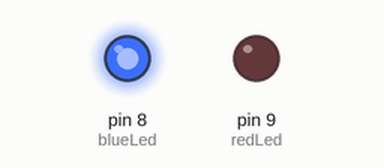
Simulated run of this sketch. Board: Arduino Uno, built with avr-gcc and run on an emulated ATmega328P. On the bench: output pins drawn as LEDs (lit = HIGH).

Above: at 0.02 s.
At 1.92 s:
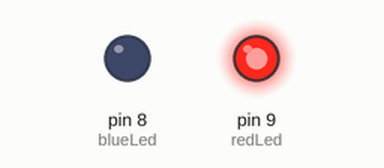
At 4.57 s:
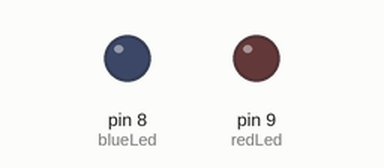
Timing chart, 0 to 4.9 s (numbered marks = the images above):
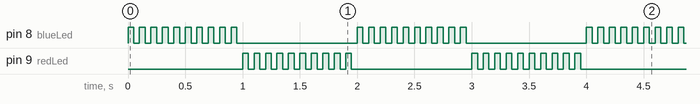

Measured:
- by itself, pin 8 (blueLed), pin 9 (redLed): repeats every 2.0 s: 9 × (LOW 0.05 s, HIGH 0.05 s), LOW 1.1 s, HIGH 0.05 s

The sketch:

sketch_dec20a.ino
```cpp
const int blueLed = 8;
const int redLed = 9;

void setup()
{
  pinMode(blueLed, OUTPUT);
  pinMode(redLed, OUTPUT);
}

void loop()
{
  digitalWrite(blueLed, HIGH);
  delay(50);
  digitalWrite(blueLed, LOW);
  delay(50);
  digitalWrite(blueLed, HIGH);
  delay(50);
  digitalWrite(blueLed, LOW);
  delay(50);
  digitalWrite(blueLed, HIGH);
  delay(50);
  digitalWrite(blueLed, LOW);
  delay(50);
  digitalWrite(blueLed, HIGH);
  delay(50);
  digitalWrite(blueLed, LOW);
  delay(50);
  digitalWrite(blueLed, HIGH);
  delay(50);
  digitalWrite(blueLed, LOW);
  delay(50);
  digitalWrite(blueLed, HIGH);
  delay(50);
  digitalWrite(blueLed, LOW);
  delay(50);
  digitalWrite(blueLed, HIGH);
  delay(50);
  digitalWrite(blueLed, LOW);
  delay(50);
  digitalWrite(blueLed, HIGH);
  delay(50);
  digitalWrite(blueLed, LOW);
  delay(50);
  digitalWrite(blueLed, HIGH);
  delay(50);
  digitalWrite(blueLed, LOW);
  delay(50);
  digitalWrite(blueLed, HIGH);
  delay(50);
  digitalWrite(blueLed, LOW);
  delay(50);

  digitalWrite(redLed, HIGH);
  delay(50);
  digitalWrite(redLed, LOW);
  delay(50);
  digitalWrite(redLed, HIGH);
  delay(50);
  digitalWrite(redLed, LOW);
  delay(50);
  digitalWrite(redLed, HIGH);
  delay(50);
  digitalWrite(redLed, LOW);
  delay(50);
  digitalWrite(redLed, HIGH);
  delay(50);
  digitalWrite(redLed, LOW);
  delay(50);
  digitalWrite(redLed, HIGH);
  delay(50);
  digitalWrite(redLed, LOW);
  delay(50);
  digitalWrite(redLed, HIGH);
  delay(50);
  digitalWrite(redLed, LOW);
  delay(50);
  digitalWrite(redLed, HIGH);
  delay(50);
  digitalWrite(redLed, LOW);
  delay(50);
  digitalWrite(redLed, HIGH);
  delay(50);
  digitalWrite(redLed, LOW);
  delay(50);
  digitalWrite(redLed, HIGH);
  delay(50);
  digitalWrite(redLed, LOW);
  delay(50);
  digitalWrite(redLed, HIGH);
  delay(50);
  digitalWrite(redLed, LOW);
  delay(50);

}
```
